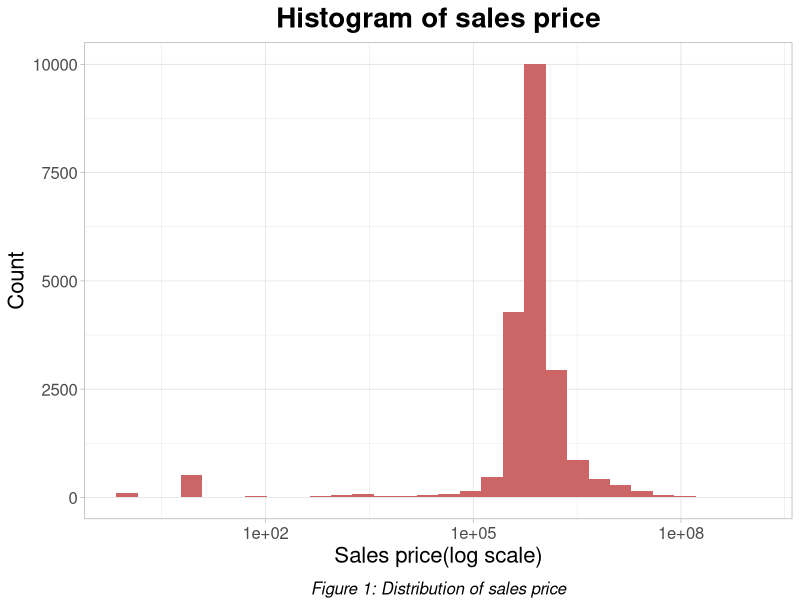

This chart was generated by the following R code:
## ---- chunk 1
knitr::opts_chunk$set(echo = TRUE)
## ---- chunk 2
library(tidyverse)
library(readxl)
library(dplyr)
## ---- chunk 3
preprocess = function(dat){
  dat = dat%>%
  select(-c(`EASE-MENT`, `ADDRESS`,`APARTMENT NUMBER`,BLOCK,LOT))%>%
  mutate(BOROUGH = as.factor(BOROUGH))%>%
  mutate(NEIGHBORHOOD = as.factor(NEIGHBORHOOD))%>%
  mutate(`BUILDING CLASS CATEGORY` = as.factor(`BUILDING CLASS CATEGORY`))%>%
  mutate(`SALE DATE` = as.Date(`SALE DATE`, format = '%Y-%M-%d'))%>%
  mutate(`SALE MONTH` = format(`SALE DATE`, "%Y-%m"))%>%
  mutate(`TAX CLASS AT PRESENT` = as.character(`TAX CLASS AT PRESENT`))%>%
  mutate(`BUILDING CLASS AT PRESENT` = as.character(`BUILDING CLASS AT PRESENT`))%>%
  mutate(`TAX CLASS AT TIME OF SALE` = as.character(`TAX CLASS AT TIME OF SALE`))%>%
  mutate(`BUILDING CLASS AT TIME OF SALE` = as.character(`BUILDING CLASS AT TIME OF SALE`))%>%
  mutate(tax_class_change = ifelse(`TAX CLASS AT TIME OF SALE` == `TAX CLASS AT PRESENT`, 'no', 'yes'))%>%
  mutate(building_class_change = ifelse(`BUILDING CLASS AT TIME OF SALE` == `BUILDING CLASS AT PRESENT`, 'no','yes'))%>%
  mutate(history = as.numeric(format(dat$`SALE DATE`,"%Y"))-dat$`YEAR BUILT`)%>%
  mutate(unit_price = `SALE PRICE`/ifelse(dat$`GROSS SQUARE FEET` == 0 , dat$`LAND SQUARE FEET`, dat$`GROSS SQUARE FEET`))%>%
  drop_na()
  return(dat)
}

dat = bind_rows(
  preprocess(read_xlsx('data/rollingsales_manhattan.xlsx')),
  preprocess(read_xlsx('data/rollingsales_queens.xlsx')),
  preprocess(read_xlsx('data/rollingsales_bronx.xlsx')),
  preprocess(read_xlsx('data/rollingsales_brooklyn.xlsx')),
  preprocess(read_xlsx('data/rollingsales_statenisland.xlsx'))
  )%>%
  mutate(BOROUGH = factor(BOROUGH)%>%fct_recode('Manhattan' = '1','Brooklyn' = '3', 'Queens' = '4', 'Bronx' = '2', 'Staten' = '5' ))
#sapply(dat,class)


## ---- chunk 4
theme_regular = theme_light()+
        theme(plot.title =element_text(hjust = 0.5,size = 20,face = "bold"),
        legend.title = element_blank(),legend.position = 'top',legend.text = element_text(size = 16),
        axis.title = element_text(size = 16),axis.text=element_text(size=12),
        plot.caption = element_text(vjust = -0.5, hjust = 0.5, face = "italic",size = 12))
ggplot(data = dat, aes(x = `SALE PRICE`))+
  geom_histogram(fill = "#CC6666")+ scale_x_continuous(trans='log10')+
  ggtitle('Histogram of sales price')+xlab('Sales price(log scale)')+ylab('Count')+
  labs(caption = "Figure 1: Distribution of sales price")+
  theme_regular

#data.frame(figures = round(log(dat$`SALE PRICE`, base =10),0))%>%
  #ggplot(aes(x= figures))+scale_x_continuous(breaks = seq(0,10, 1))+
  #geom_bar(fill = "#CC6666")+ xlab('Number of figures')+ylab('Count')+
  #ggtitle('Number of figures in sales price')+
  #labs(caption = "Figure 1: Frequency of number of figures in sales price")+
  #theme_regular
